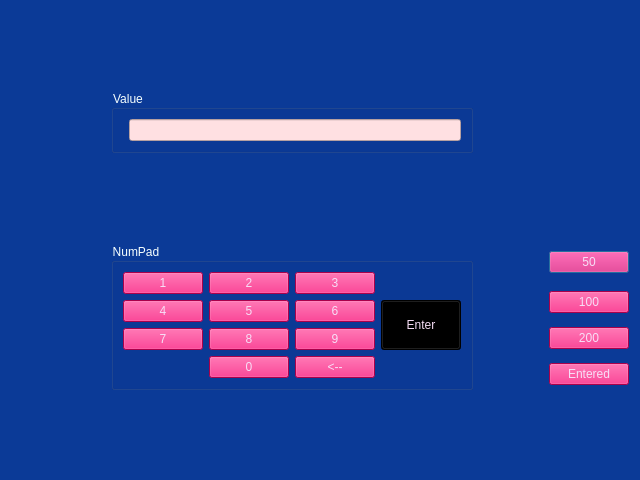
<?xml version="1.0" encoding="UTF-8"?>
<ui version="4.0">
 <class>GetCash</class>
 <widget class="QDialog" name="GetCash">
  <property name="geometry">
   <rect>
    <x>0</x>
    <y>0</y>
    <width>640</width>
    <height>480</height>
   </rect>
  </property>
  <property name="windowTitle">
   <string>Dialog</string>
  </property>
  <property name="styleSheet">
   <string notr="true">background-color: rgb(11, 58, 151);</string>
  </property>
  <layout class="QGridLayout" name="gridLayout_2">
   <item row="3" column="3">
    <widget class="QPushButton" name="pushButton_14">
     <property name="styleSheet">
      <string notr="true">background-color: rgb(238, 0, 104);
color: rgb(247, 222, 246);</string>
     </property>
     <property name="text">
      <string>50</string>
     </property>
    </widget>
   </item>
   <item row="4" column="3">
    <widget class="QPushButton" name="pushButton_13">
     <property name="styleSheet">
      <string notr="true">background-color: rgb(238, 0, 104);
color: rgb(247, 222, 246);</string>
     </property>
     <property name="text">
      <string>100</string>
     </property>
    </widget>
   </item>
   <item row="5" column="3">
    <widget class="QPushButton" name="pushButton_15">
     <property name="styleSheet">
      <string notr="true">background-color: rgb(238, 0, 104);
color: rgb(247, 222, 246);</string>
     </property>
     <property name="text">
      <string>200</string>
     </property>
    </widget>
   </item>
   <item row="6" column="3">
    <widget class="QPushButton" name="pushButton_16">
     <property name="styleSheet">
      <string notr="true">background-color: rgb(238, 0, 104);
color: rgb(247, 222, 246);</string>
     </property>
     <property name="text">
      <string>Entered</string>
     </property>
    </widget>
   </item>
   <item row="2" column="0" rowspan="4">
    <spacer name="horizontalSpacer_2">
     <property name="orientation">
      <enum>Qt::Horizontal</enum>
     </property>
     <property name="sizeType">
      <enum>QSizePolicy::Fixed</enum>
     </property>
     <property name="sizeHint" stdset="0">
      <size>
       <width>100</width>
       <height>20</height>
      </size>
     </property>
    </spacer>
   </item>
   <item row="3" column="1" rowspan="4">
    <widget class="QGroupBox" name="groupBox_2">
     <property name="styleSheet">
      <string notr="true">color: rgb(246, 255, 255);</string>
     </property>
     <property name="title">
      <string>NumPad</string>
     </property>
     <layout class="QGridLayout" name="gridLayout">
      <item row="3" column="1">
       <widget class="QPushButton" name="pushButton_9">
        <property name="styleSheet">
         <string notr="true">background-color: rgb(238, 0, 104);
color: rgb(247, 222, 246);</string>
        </property>
        <property name="text">
         <string>8</string>
        </property>
       </widget>
      </item>
      <item row="2" column="1">
       <widget class="QPushButton" name="pushButton_6">
        <property name="styleSheet">
         <string notr="true">background-color: rgb(238, 0, 104);
color: rgb(247, 222, 246);</string>
        </property>
        <property name="text">
         <string>5</string>
        </property>
       </widget>
      </item>
      <item row="2" column="0">
       <widget class="QPushButton" name="pushButton_5">
        <property name="styleSheet">
         <string notr="true">background-color: rgb(238, 0, 104);
color: rgb(247, 222, 246);</string>
        </property>
        <property name="text">
         <string>4</string>
        </property>
       </widget>
      </item>
      <item row="2" column="2">
       <widget class="QPushButton" name="pushButton_7">
        <property name="styleSheet">
         <string notr="true">background-color: rgb(238, 0, 104);
color: rgb(247, 222, 246);</string>
        </property>
        <property name="text">
         <string>6</string>
        </property>
       </widget>
      </item>
      <item row="1" column="2">
       <widget class="QPushButton" name="pushButton_4">
        <property name="styleSheet">
         <string notr="true">background-color: rgb(238, 0, 104);
color: rgb(247, 222, 246);</string>
        </property>
        <property name="text">
         <string>3</string>
        </property>
       </widget>
      </item>
      <item row="1" column="1">
       <widget class="QPushButton" name="pushButton_3">
        <property name="styleSheet">
         <string notr="true">background-color: rgb(238, 0, 104);
color: rgb(247, 222, 246);</string>
        </property>
        <property name="text">
         <string>2</string>
        </property>
       </widget>
      </item>
      <item row="3" column="0">
       <widget class="QPushButton" name="pushButton_8">
        <property name="styleSheet">
         <string notr="true">background-color: rgb(238, 0, 104);
color: rgb(247, 222, 246);</string>
        </property>
        <property name="text">
         <string>7</string>
        </property>
       </widget>
      </item>
      <item row="1" column="0">
       <widget class="QPushButton" name="pushButton_2">
        <property name="styleSheet">
         <string notr="true">background-color: rgb(238, 0, 104);
color: rgb(247, 222, 246);</string>
        </property>
        <property name="text">
         <string>1</string>
        </property>
       </widget>
      </item>
      <item row="3" column="2">
       <widget class="QPushButton" name="pushButton_10">
        <property name="styleSheet">
         <string notr="true">background-color: rgb(238, 0, 104);
color: rgb(247, 222, 246);</string>
        </property>
        <property name="text">
         <string>9</string>
        </property>
       </widget>
      </item>
      <item row="4" column="1">
       <widget class="QPushButton" name="pushButton_11">
        <property name="styleSheet">
         <string notr="true">background-color: rgb(238, 0, 104);
color: rgb(247, 222, 246);</string>
        </property>
        <property name="text">
         <string>0</string>
        </property>
       </widget>
      </item>
      <item row="4" column="2">
       <widget class="QPushButton" name="pushButton_12">
        <property name="styleSheet">
         <string notr="true">background-color: rgb(238, 0, 104);
color: rgb(247, 222, 246);</string>
        </property>
        <property name="text">
         <string>&lt;--</string>
        </property>
       </widget>
      </item>
      <item row="2" column="3" rowspan="2">
       <widget class="QPushButton" name="bPass">
        <property name="sizePolicy">
         <sizepolicy hsizetype="Minimum" vsizetype="Minimum">
          <horstretch>0</horstretch>
          <verstretch>0</verstretch>
         </sizepolicy>
        </property>
        <property name="styleSheet">
         <string notr="true">
color: rgb(247, 222, 246);
background-color: rgb(0, 0, 0);</string>
        </property>
        <property name="text">
         <string>Enter</string>
        </property>
       </widget>
      </item>
     </layout>
    </widget>
   </item>
   <item row="2" column="1">
    <spacer name="verticalSpacer">
     <property name="orientation">
      <enum>Qt::Vertical</enum>
     </property>
     <property name="sizeHint" stdset="0">
      <size>
       <width>20</width>
       <height>40</height>
      </size>
     </property>
    </spacer>
   </item>
   <item row="7" column="1">
    <spacer name="verticalSpacer_2">
     <property name="orientation">
      <enum>Qt::Vertical</enum>
     </property>
     <property name="sizeHint" stdset="0">
      <size>
       <width>20</width>
       <height>40</height>
      </size>
     </property>
    </spacer>
   </item>
   <item row="4" column="2" rowspan="3">
    <spacer name="horizontalSpacer">
     <property name="orientation">
      <enum>Qt::Horizontal</enum>
     </property>
     <property name="sizeHint" stdset="0">
      <size>
       <width>40</width>
       <height>20</height>
      </size>
     </property>
    </spacer>
   </item>
   <item row="0" column="1" colspan="3">
    <spacer name="verticalSpacer_3">
     <property name="orientation">
      <enum>Qt::Vertical</enum>
     </property>
     <property name="sizeHint" stdset="0">
      <size>
       <width>20</width>
       <height>40</height>
      </size>
     </property>
    </spacer>
   </item>
   <item row="1" column="1">
    <widget class="QGroupBox" name="groupBox">
     <property name="sizePolicy">
      <sizepolicy hsizetype="Preferred" vsizetype="Minimum">
       <horstretch>0</horstretch>
       <verstretch>0</verstretch>
      </sizepolicy>
     </property>
     <property name="styleSheet">
      <string notr="true">color: rgb(246, 255, 255);</string>
     </property>
     <property name="title">
      <string>Value</string>
     </property>
     <layout class="QFormLayout" name="formLayout">
      <item row="0" column="1">
       <widget class="QLineEdit" name="ePass">
        <property name="sizePolicy">
         <sizepolicy hsizetype="Preferred" vsizetype="Preferred">
          <horstretch>0</horstretch>
          <verstretch>75</verstretch>
         </sizepolicy>
        </property>
        <property name="styleSheet">
         <string notr="true">background-color: rgb(255, 224, 226);</string>
        </property>
        <property name="alignment">
         <set>Qt::AlignCenter</set>
        </property>
       </widget>
      </item>
     </layout>
    </widget>
   </item>
  </layout>
 </widget>
 <resources/>
 <connections/>
</ui>
